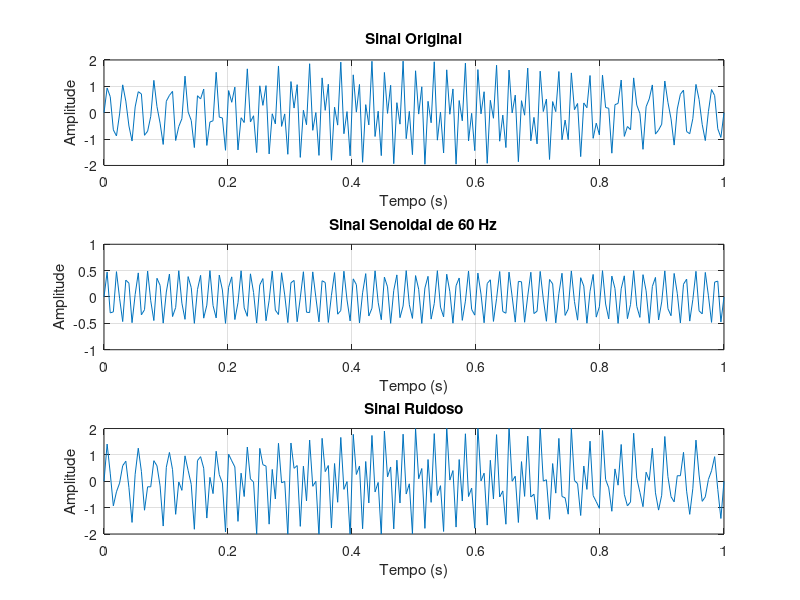
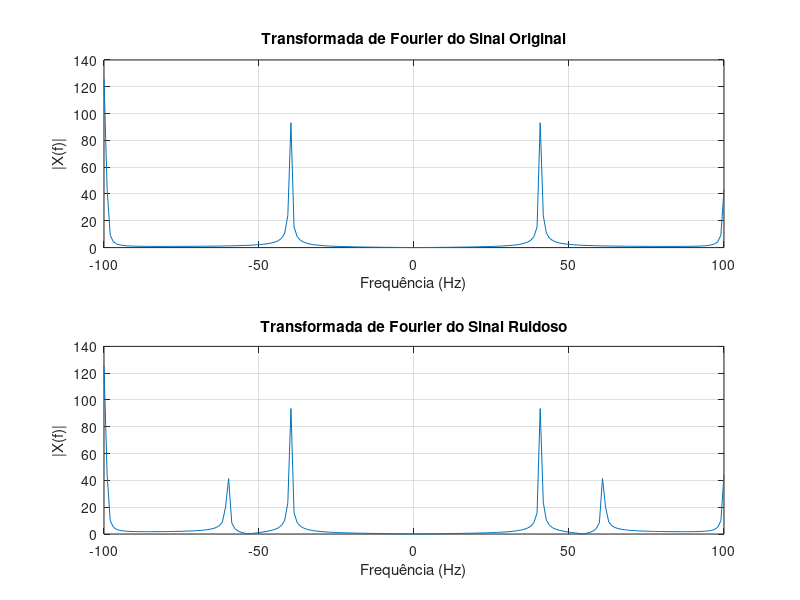

Write MATLAB code to recreate these figures, in order. (Note: this script raises an error after producing the figures.)
% Parâmetros do sinal original
% questão 6 a
fs = 200;  % Frequência de amostragem (pelo menos 200 Hz para evitar aliasing)
t_original = linspace(0, 1, fs);  % Vetor de tempo para o sinal original
x_original = sin(2*pi*40*t_original) + sin(2*pi*100*t_original);  % Sinal original

% questão 6 c
% Parâmetros do sinal senoidal de 60 Hz
f_senoidal = 60;  % Frequência da senoide de 60 Hz
t_senoidal = linspace(0, 1, fs);  % Vetor de tempo para a senoide de 60 Hz
x_senoidal = 0.5 * sin(2*pi*f_senoidal*t_senoidal);  % Sinal senoidal de 60 Hz com amplitude reduzida (0.5)

% Adiciona a senoide de 60 Hz ao sinal original para gerar ruído
x_ruidoso = x_original + x_senoidal;

% Plota os sinais
figure;
subplot(3,1,1);
plot(t_original, x_original);
title('Sinal Original');
xlabel('Tempo (s)');
ylabel('Amplitude');
grid on;
% questão 6 d
axis([0 1 -2 2]);  % Ajusta os limites do eixo x e y com o intervalo de 0 ≤ t ≤ 1.

subplot(3,1,2);
plot(t_senoidal, x_senoidal);
title('Sinal Senoidal de 60 Hz');
xlabel('Tempo (s)');
ylabel('Amplitude');
grid on;
axis([0 1 -1 1]);  % Ajusta os limites do eixo x e y

subplot(3,1,3);
plot(t_original, x_ruidoso);
title('Sinal Ruidoso');
xlabel('Tempo (s)');
ylabel('Amplitude');
grid on;
axis([0 1 -2 2]);  % Ajusta os limites do eixo x e y

%questão 6 e
% Calcula a Transformada de Fourier
frequencies = linspace(-fs/2, fs/2, fs);  % Frequências associadas à DFT
X_original = fftshift(fft(x_original));
X_ruidoso = fftshift(fft(x_ruidoso));

% Plota as Transformadas de Fourier
figure;

subplot(2,1,1);
plot(frequencies, abs(X_original));
title('Transformada de Fourier do Sinal Original');
xlabel('Frequência (Hz)');
ylabel('|X(f)|');
grid on;

subplot(2,1,2);
plot(frequencies, abs(X_ruidoso));
title('Transformada de Fourier do Sinal Ruidoso');
xlabel('Frequência (Hz)');
ylabel('|X(f)|');
grid on;

sgtitle('Transformada de Fourier dos Sinais Original e Ruidoso');
